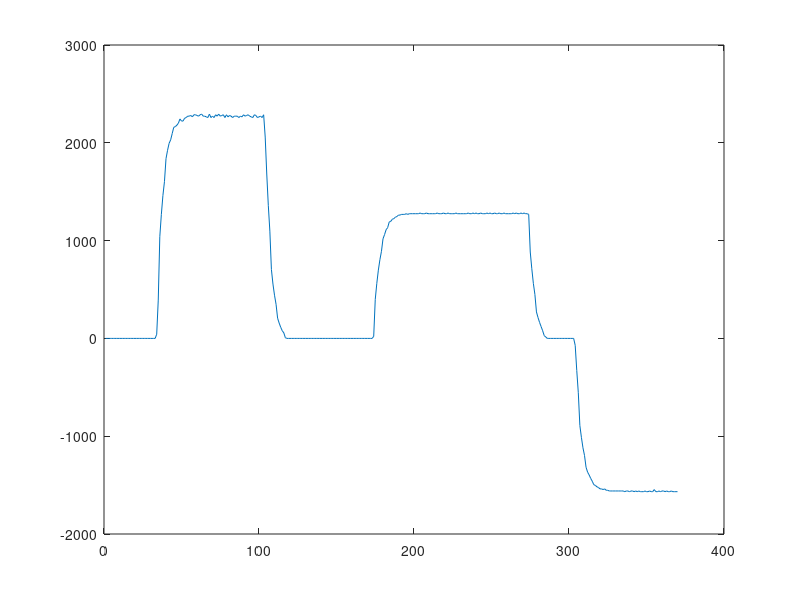
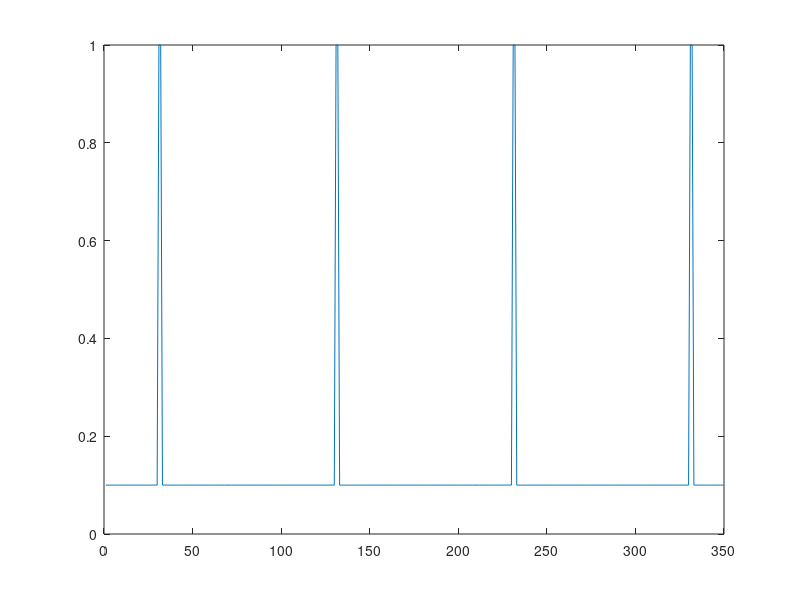
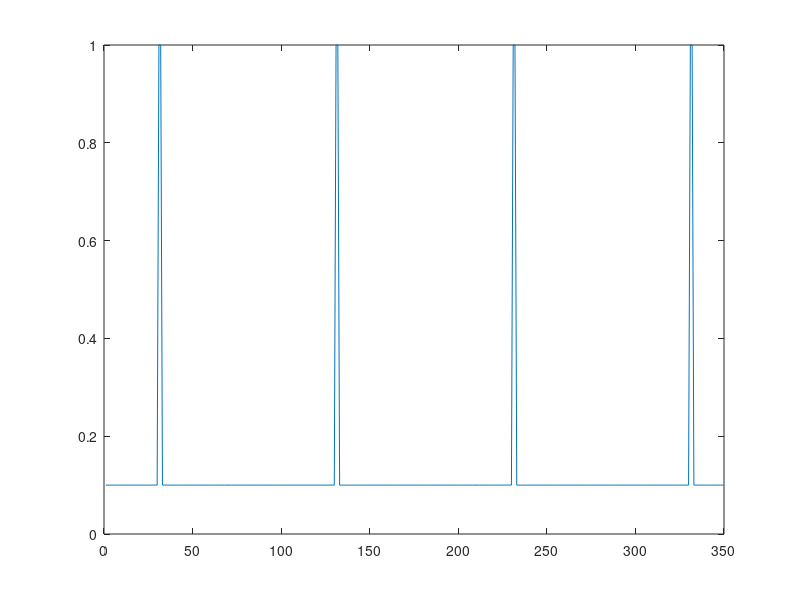
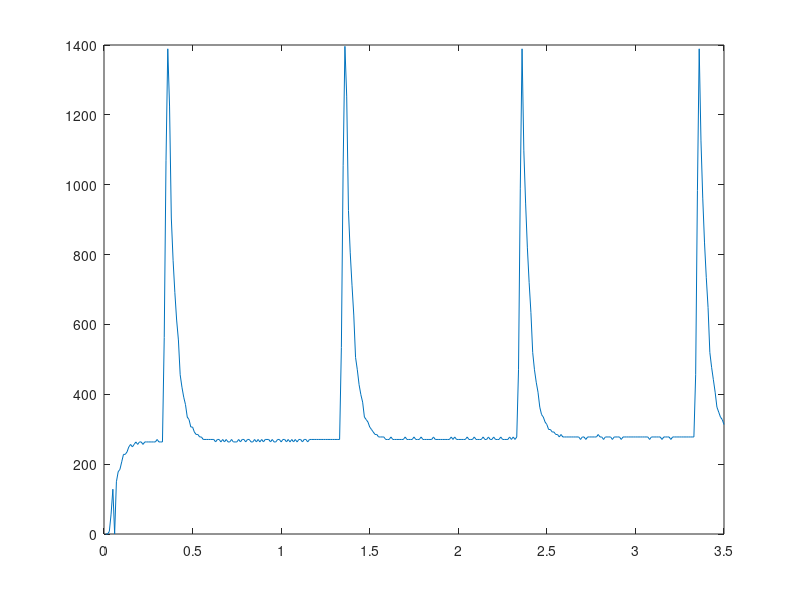

Reproduce these figures in MATLAB, in order.
achizitie = false;   % true doar cu motorul conectat (necesita toolbox-ul DCMRun al laboratorului)

%
u = zeros(1,370);
u(31:100)=0.7;
u(171:270)=0.4;
u(301:370)=-0.5;

figure
plot(u); grid on

%
if achizitie
    [vel,~, t] = DCMRun.run(u,'port', 'COM5', 'Ts', 1e-2);
    save('step_dateDCM.mat', 't', 'vel');
end
%
load("step_dateDCM.mat");
%
plot(t,vel);
%
plot(vel);
%
u_id = u(31:100);
y_id = vel(31:100);
t_id = t(31:100) - t(31);

yss = mean(y_id(end-20:end)); 
K   = yss / 0.7;

i = find(y_id >= 0.632*yss, 1);
T   = t_id(i);
G = tf(K, [T 1]);
G
disp("Valorile pentru T si respectiv K sunt:")
disp(T);
disp(K);

%
u_v = u(171:370);
y_v = vel(171:370);
t_v = (0:numel(u_v)-1)*1e-2;   % aceeasi perioada de esantionare ca la masurare (Ts = 10 ms)
%
y_c = lsim(G, u_v, t_v);

figure
plot(t_v, y_v,'b', t_v, y_c,'r--'); grid on
%
err = y_c(:) - y_v(:);
MSE = mean(err.^2)
fprintf('MSE = %.4f\n', MSE);

%% impuls
u_imp = 0.1*ones(1,350);     
u_imp(31:32) = 1;          
u_imp(131:132) = 1;           
u_imp(231:232) = 1;           
u_imp(331:332) = 1;
%
plot(u_imp);
%
if achizitie
    [vel,~,t] = DCMRun.run(u_imp,'port','COM5','Ts',1e-2);
    save('impuls_dateDCM.mat','t','u_imp','vel');
end

%
load('impuls_dateDCM.mat');
%
figure
plot(u_imp)
figure
plot(vel)
%
% 1/alpha = 1 (in cazul meu) => alpha este 1

%
yss = mean(vel(100:130));   % regim stationar pentru u = 0.1, inainte de al doilea impuls
K   = yss/0.1;                 

y_id = vel(:);
t_id = (1:numel(y_id))*1e-2;
dv  = y_id - yss;                
[y_max, tmp_max] = max(dv);              
index_de_36_procente = find(dv(tmp_max:end) <= 0.368*y_max, 1)  + tmp_max - 1;
T   = t_id(index_de_36_procente) - t_id(tmp_max);
G = tf(K,[T 1]);
G
disp("Valorile pentru T si respectiv K sunt:")
disp(T);
disp(K);
%
plot(t_id, y_id);

%
uv = u_imp(35:350);
yv = vel(35:350);

tv = (0:numel(uv)-1)*1e-2;

Gs = ss(G);
x0  = K*0.1;                     

y_t = lsim(Gs, uv, tv, x0/Gs.C);   % pornire din regimul stationar y = K*0.1


figure
plot(tv, yv,'b', tv, y_t,'r--'); grid on
